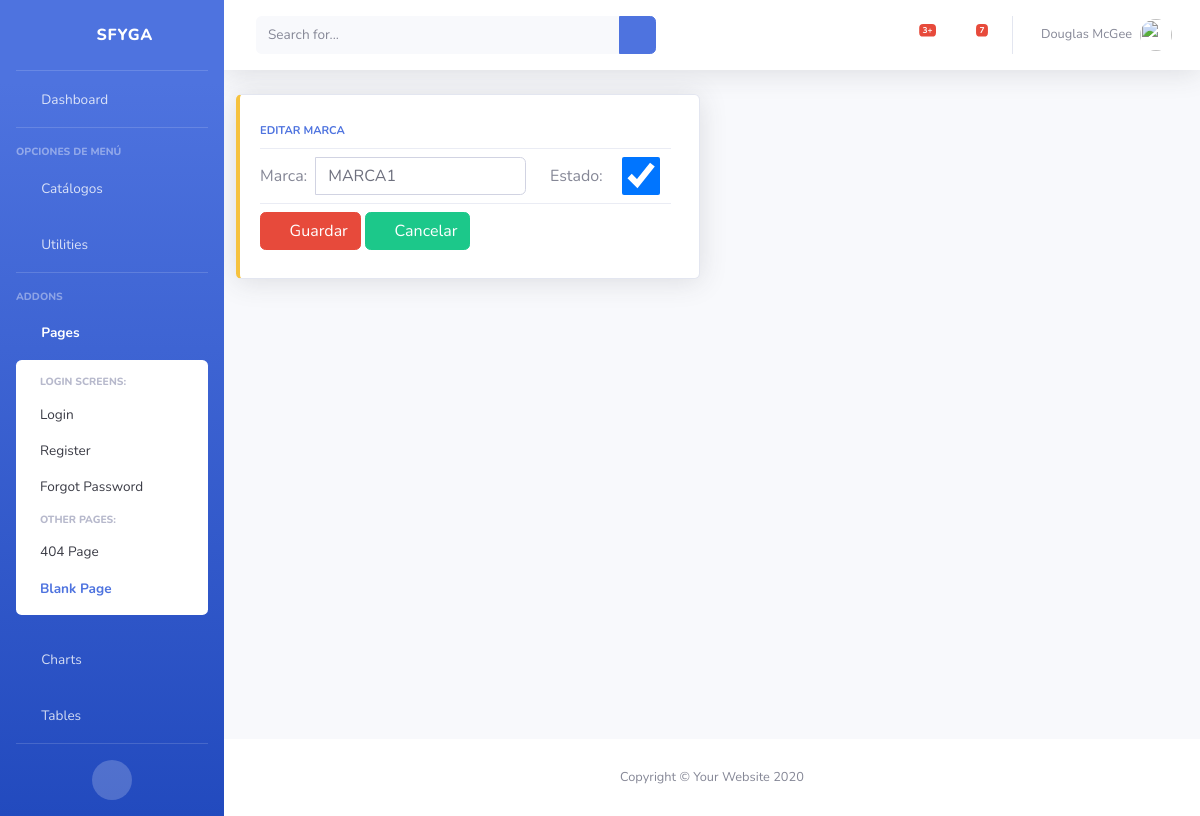
Before: /inv/marca/edit/5 (signed in) with the older database file.
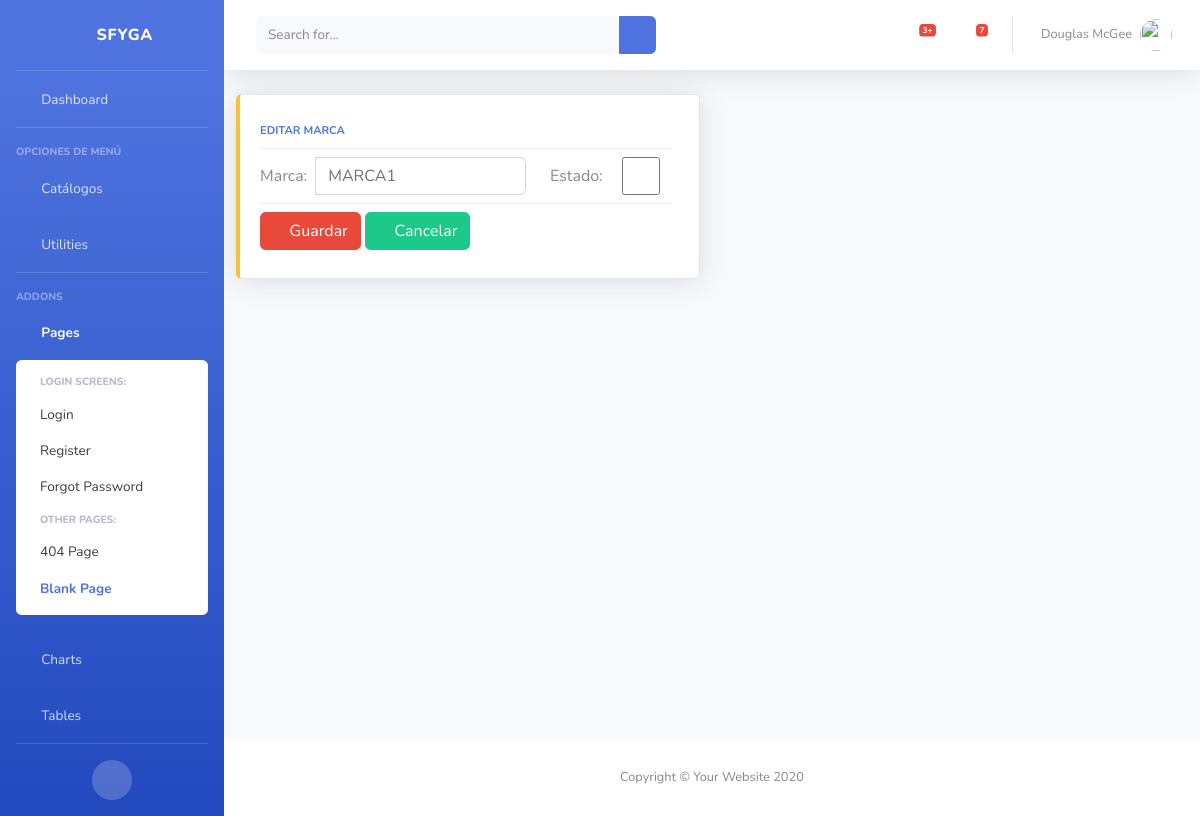
After: the same page with the newer database file.
### inv/models.py (models this page shows, shortened)
class Marca(ClaseModelo):
    descripcion = models.CharField(max_length=100, help_text='Marca', unique=True)
    class Meta:
        verbose_name_plural = 'Marcas'

### inv/views.py (the view, shortened to what this page needs)
# urls.py: path('marca/edit/<int:pk>', MarcaEdit.as_view(), name='marca_edit'),
class MarcaEdit(LoginRequiredMixin, generic.UpdateView):
    model = Marca
    template_name='inv/marca_form.html'
    context_object_name = 'obj'
    form_class = MarcaForm
    success_url = reverse_lazy('inv:marca_list')
    login_url = 'bases:login'

### inv/forms.py
class MarcaForm(forms.ModelForm):
    class Meta:
        model = Marca
        fields = ['descripcion', 'estado']
        labels = {'descripcion':"Nombre de la Marca",
                "estado": "Estado"}
        widget = {"descripcion": forms.TextInput}
    def __init__(self, *args, **kwargs):
        super().__init__(*args, **kwargs)
        for field in iter(self.fields):
            self.fields[field].widget.attrs.update({
                'class':'form-control'
            })

### inv/templates/inv/marca_form.html (shortened to what this page needs)
{% extends 'base/base.html' %}
{% block page_content %}
<form method="POST" class="form-inline">
    <div class="col-xl-6 col-md-6 mb-6">
        {% if obj %}
        <div class="card border-left-warning shadow h-100 py-2">
        {% else %}
        <div class="card border-left-primary shadow h-100 py-2">
        {% endif %}
            <div class="card-body">
                <div class="row no-gutters align-items-center">
                    <div class="col mr-2">
                        <div class="text-xs font-weight-bold text-primary text-uppercase mb-1">
                            {% if obj %} Editar {% else %} Nueva  {% endif %} Marca
                        </div>
                        <div class="dropdown-divider"></div>
                        <div class="row">
                            <div class="col-8">
                                <div class="input-group">
                                    <label class='pr-2' for="id_estado">Marca: </label>
                                    {{ form.descripcion }}
                                </div>
                            </div>
                            <div class="col-4">
                                <div class="input-group">
                                    <label class="pr-2" for="id_estado">Estado: </label>
                                    {{ form.estado }}
                                </div>
                            </div>
                        </div>
                        <div class="dropdown-divider"></div>
                        <div class="row">
                            <div class="col">
                                <button type="submit" class="btn btn-danger"><span class="fa fa-save"></span> Guardar</button>
                                <a href="{% url 'inv:marca_list' %}" class="btn btn-success"><span class="fa fa-undo"></span> Cancelar</a>
                            </div>
                        </div>
                    </div>
                </div>
            </div>
        </div>
    </div>
</form>
{% endblock page_content %}

Changed rows visible on the page:
changed Marca "MARCA1": estado "☑" → "☐"
